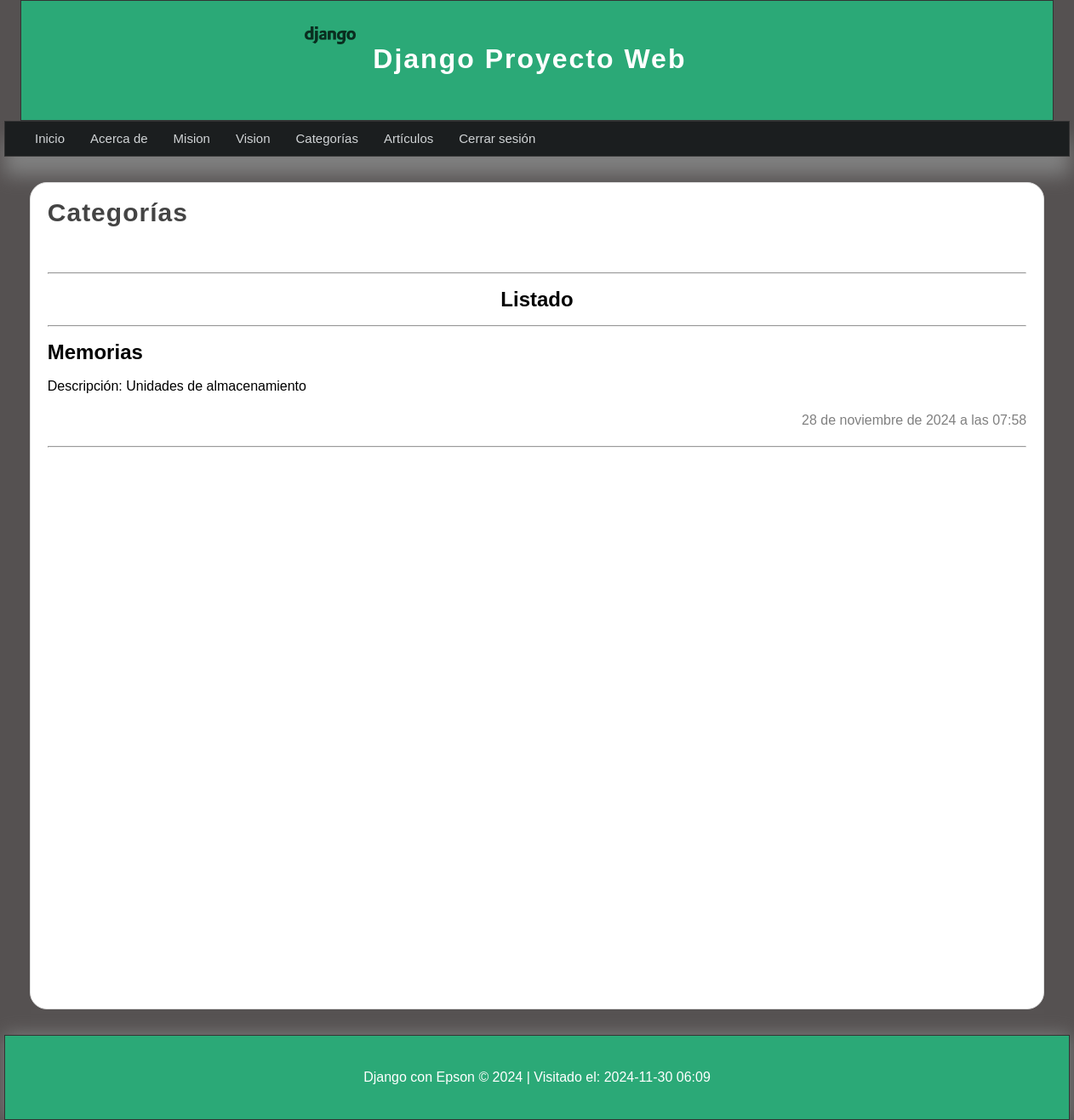
The app's page /categorias/ (signed in) with its own data.
### articulos/models.py (models this page shows, shortened)
class Category(models.Model):
    name=models.CharField(max_length=100,verbose_name='Nombre')
    description=models.CharField(max_length=255,verbose_name='Descripcion')
    created_at=models.DateTimeField(auto_now_add=True,verbose_name='Creado el')
    updated_at=models.DateTimeField(auto_now=True,verbose_name="Actualizado el ")
    class Meta:
        verbose_name="Categoria"
        verbose_name_plural="Categorias"

### articulos/views.py (the view)
# urls.py: path('categorias/', views.categorias, name='categorias'),
@login_required(login_url='inicio')
def categorias(request):
    categorias = Category.objects.all()
    return render(request, 'categorias/categorias.html', {
        'title':'Categorías',
        'categorias': categorias,
    })

### articulos/templates/categorias/categorias.html (shortened to what this page needs)
{% extends "layouts/layouts.html" %}
{% block content %}
    <h1 class="title">{{title}}</h1>
    <hr>
    <h1 align="center">Listado</h1> <hr>
    {% for categoria in categorias %}
        <article class="article-item">
            <div class="data">
                <h2>{{categoria.name}}</h2>
                <p>Descripción: {{categoria.description}}</p>
                <span class="date">
                    {{categoria.created_at}}
                </span>
                <hr>
                </div>
        </article>
    {% endfor %}
{% endblock %}

### mainapp/static/css/estilos.css (style rules this page uses)
* { margin: 0px; padding: 0px; font-family: sans-serif; text-decoration: none; }
p,h1,h2 { margin-top: 20px; margin-bottom: 20px; }
body { background-color: #555151; }
.title { color:#444; letter-spacing: 1px; font-size: 30px; margin-bottom: 10px; margin-top: 5px; }
.date { display: block; margin-top: 20px; margin-bottom: 20px; color: gray;; text-align: right; }
.title { color: #444; letter-spacing: 1px; font-size: 30px; padding-bottom: 50px; margin-bottom: 10px; margin-top: 5px; }

### records on screen
Category: name "Memorias", description "Unidades de almacenamiento", created_at "28 de noviembre de 2024 a las 07:58"

### other values on screen
{{ title }} "Categorías"
